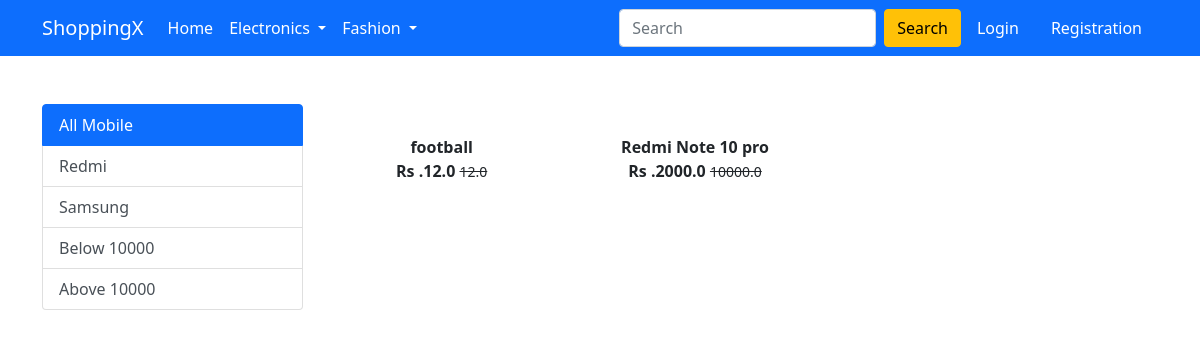
Screenshot of /mobile/below with the database file from the repository.
### app/models.py (models this page shows, shortened)
class Product(models.Model):
    title=models.CharField(max_length=100)
    selling_price=models.FloatField()
    discounted_price=models.FloatField()
    description=models.TextField()
    brand=models.CharField(max_length=100)
    category=models.CharField(choices=category_choices,max_length=2)
    product_image=models.ImageField(upload_to='productimg')

### app/views.py (the view)
# urls.py: path('mobile/', views.mobile, name='mobile'),
def mobile(request, data=None):
    if data == None:
        mobiles = Product.objects.filter(category='M')
    elif data == 'Redmi' or data == 'Samsung':
        mobiles = Product.objects.filter(category='M').filter(brand=data)
    elif data == 'below':
        mobiles = Product.objects.filter(
            category='M').filter(discounted_price__lt=10000)
    elif data == 'above':
        mobiles = Product.objects.filter(
            category='M').filter(discounted_price__gt=10000)
    return render(request, 'app/mobile.html', {'mobiles': mobiles})

### app/templates/app/mobile.html (shortened to what this page needs)
{% extends 'app/base.html' %}
{% load static %}
{% block main-content %}
<div class="container my-5">
 <div class="row">
  <div class="col-sm-3">
   <div class="list-group">
       <a href="{% url 'mobile' %}" class="list-group-item list-group-item-action active" aria-current='true'>All Mobile</a>
       <a href="{% url 'mobiledata' 'Redmi' %}" class="list-group-item list-group-item-action" aria-current='true'>Redmi</a>
       <a href="{% url 'mobiledata' 'Samsung' %}" class="list-group-item list-group-item-action">Samsung</a>
       <a href="{% url 'mobiledata' 'below' %}" class="list-group-item list-group-item-action">Below 10000</a>
       <a href="{% url 'mobiledata' 'above' %}" class="list-group-item list-group-item-action">Above 10000</a>
   </div>
  </div>
 <div class="col-sm-8">
    <div class="row">
        {% for product in mobiles %}
        <div class='col-sm-4 text-center mb-4'>
        <a href="{% url 'product-detail' product.id %}" class="btn">
        <div class="item">
            <div class="fw-bold">{{product.title}}</div>
            <div class="fw-bold">Rs .{{product.discounted_price}}
            <small class="fw-light text-decoration-line-through">{{product.selling_price}}</small></div>
        </div>
        </a>
        </div>
        {% endfor %}
 </div>
</div>
{% endblock main-content %}

### rows the page displays
Product: title "football", discounted_price "12.0", selling_price "12.0"
Product: title "Redmi Note 10 pro", discounted_price "2000.0", selling_price "10000.0"
